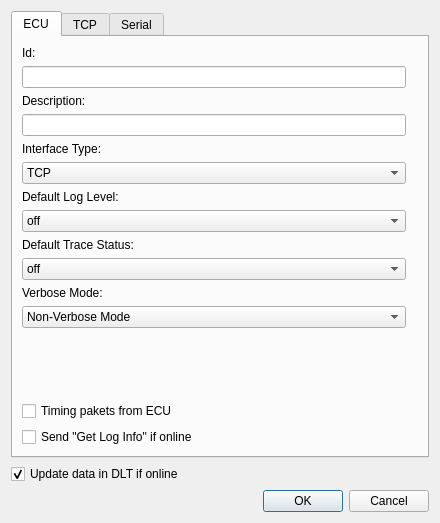
<?xml version="1.0" encoding="UTF-8"?>
<ui version="4.0">
 <class>EcuDialog</class>
 <widget class="QDialog" name="EcuDialog">
  <property name="geometry">
   <rect>
    <x>0</x>
    <y>0</y>
    <width>440</width>
    <height>523</height>
   </rect>
  </property>
  <property name="windowTitle">
   <string>ECU Configuration</string>
  </property>
  <property name="windowIcon">
   <iconset>
    <normaloff>:/icons/png/face-glasses.png</normaloff>:/icons/png/face-glasses.png</iconset>
  </property>
  <layout class="QGridLayout" name="gridLayout_4">
   <item row="1" column="0">
    <widget class="QCheckBox" name="checkBoxUpdate">
     <property name="text">
      <string>Update data in DLT if online</string>
     </property>
     <property name="checked">
      <bool>true</bool>
     </property>
    </widget>
   </item>
   <item row="2" column="0">
    <widget class="QDialogButtonBox" name="buttonBox">
     <property name="orientation">
      <enum>Qt::Horizontal</enum>
     </property>
     <property name="standardButtons">
      <set>QDialogButtonBox::Cancel|QDialogButtonBox::Ok</set>
     </property>
    </widget>
   </item>
   <item row="0" column="0">
    <widget class="QTabWidget" name="tabWidget">
     <property name="currentIndex">
      <number>0</number>
     </property>
     <widget class="QWidget" name="tab">
      <attribute name="title">
       <string>ECU</string>
      </attribute>
      <layout class="QGridLayout" name="gridLayout_2">
       <item row="0" column="0">
        <widget class="QLabel" name="label">
         <property name="text">
          <string>Id:</string>
         </property>
        </widget>
       </item>
       <item row="3" column="0">
        <widget class="QLabel" name="label_2">
         <property name="text">
          <string>Description:</string>
         </property>
        </widget>
       </item>
       <item row="5" column="0">
        <widget class="QLabel" name="label_6">
         <property name="text">
          <string>Interface Type:</string>
         </property>
        </widget>
       </item>
       <item row="7" column="0" colspan="2">
        <widget class="QLabel" name="label_4">
         <property name="text">
          <string>Default Log Level:</string>
         </property>
        </widget>
       </item>
       <item row="9" column="0" colspan="3">
        <widget class="QLabel" name="label_5">
         <property name="text">
          <string>Default Trace Status:</string>
         </property>
        </widget>
       </item>
       <item row="1" column="0">
        <widget class="QLineEdit" name="idLineEdit">
         <property name="maxLength">
          <number>4</number>
         </property>
        </widget>
       </item>
       <item row="4" column="0">
        <widget class="QLineEdit" name="descriptionLineEdit"/>
       </item>
       <item row="6" column="0">
        <widget class="QComboBox" name="comboBoxInterface">
         <item>
          <property name="text">
           <string>TCP</string>
          </property>
         </item>
         <item>
          <property name="text">
           <string>Serial</string>
          </property>
         </item>
        </widget>
       </item>
       <item row="8" column="0">
        <widget class="QComboBox" name="loglevelComboBox">
         <item>
          <property name="text">
           <string>off</string>
          </property>
         </item>
         <item>
          <property name="text">
           <string>fatal</string>
          </property>
         </item>
         <item>
          <property name="text">
           <string>error</string>
          </property>
         </item>
         <item>
          <property name="text">
           <string>warn</string>
          </property>
         </item>
         <item>
          <property name="text">
           <string>info</string>
          </property>
         </item>
         <item>
          <property name="text">
           <string>debug</string>
          </property>
         </item>
         <item>
          <property name="text">
           <string>verbose</string>
          </property>
         </item>
        </widget>
       </item>
       <item row="10" column="0">
        <widget class="QComboBox" name="tracestatusComboBox">
         <item>
          <property name="text">
           <string>off</string>
          </property>
         </item>
         <item>
          <property name="text">
           <string>on</string>
          </property>
         </item>
        </widget>
       </item>
       <item row="14" column="0">
        <widget class="QCheckBox" name="checkBoxTiming">
         <property name="text">
          <string>Timing pakets from ECU</string>
         </property>
        </widget>
       </item>
       <item row="13" column="0">
        <spacer name="verticalSpacer_3">
         <property name="orientation">
          <enum>Qt::Vertical</enum>
         </property>
         <property name="sizeHint" stdset="0">
          <size>
           <width>20</width>
           <height>40</height>
          </size>
         </property>
        </spacer>
       </item>
       <item row="15" column="0">
        <widget class="QCheckBox" name="checkBoxGetLogInfo">
         <property name="text">
          <string>Send &quot;Get Log Info&quot; if online</string>
         </property>
        </widget>
       </item>
       <item row="11" column="0">
        <widget class="QLabel" name="label_10">
         <property name="text">
          <string>Verbose Mode:</string>
         </property>
        </widget>
       </item>
       <item row="12" column="0">
        <widget class="QComboBox" name="comboBoxVerboseMode">
         <item>
          <property name="text">
           <string>Non-Verbose Mode</string>
          </property>
         </item>
         <item>
          <property name="text">
           <string>Verbose Mode</string>
          </property>
         </item>
        </widget>
       </item>
      </layout>
     </widget>
     <widget class="QWidget" name="tab_3">
      <attribute name="title">
       <string>TCP</string>
      </attribute>
      <layout class="QGridLayout" name="gridLayout_3">
       <item row="0" column="0">
        <widget class="QLabel" name="label_3">
         <property name="text">
          <string>Hostname:</string>
         </property>
        </widget>
       </item>
       <item row="8" column="0">
        <spacer name="verticalSpacer">
         <property name="orientation">
          <enum>Qt::Vertical</enum>
         </property>
         <property name="sizeHint" stdset="0">
          <size>
           <width>20</width>
           <height>40</height>
          </size>
         </property>
        </spacer>
       </item>
       <item row="1" column="0" colspan="2">
        <widget class="QComboBox" name="comboBoxHostname">
         <property name="editable">
          <bool>true</bool>
         </property>
        </widget>
       </item>
       <item row="4" column="0" colspan="2">
        <widget class="QCheckBox" name="checkBoxSendSerialHeaderTcp">
         <property name="text">
          <string>Send Serial Header</string>
         </property>
        </widget>
       </item>
       <item row="3" column="0" colspan="2">
        <widget class="QLineEdit" name="lineEditTcpPort"/>
       </item>
       <item row="2" column="0" colspan="2">
        <widget class="QLabel" name="label_9">
         <property name="text">
          <string>TCP Port:</string>
         </property>
        </widget>
       </item>
       <item row="5" column="0" colspan="2">
        <widget class="QCheckBox" name="checkBoxSyncToSerialHeaderTcp">
         <property name="text">
          <string>Sync to Serial Header when receiving </string>
         </property>
        </widget>
       </item>
       <item row="6" column="0">
        <widget class="QCheckBox" name="checkBoxAutoReconnect">
         <property name="toolTip">
          <string>Automatic reconnect after specified timeout  if no data from ECU was received.</string>
         </property>
         <property name="text">
          <string>Auto reconnect timeout in seconds</string>
         </property>
         <property name="checked">
          <bool>true</bool>
         </property>
        </widget>
       </item>
       <item row="6" column="1">
        <widget class="QSpinBox" name="spinBoxAutoreconnect">
         <property name="toolTip">
          <string>Automatic reconnect after specified timeout  if no data from ECU was received.</string>
         </property>
         <property name="readOnly">
          <bool>false</bool>
         </property>
         <property name="buttonSymbols">
          <enum>QAbstractSpinBox::UpDownArrows</enum>
         </property>
         <property name="minimum">
          <number>1</number>
         </property>
         <property name="value">
          <number>5</number>
         </property>
        </widget>
       </item>
      </layout>
     </widget>
     <widget class="QWidget" name="tab_2">
      <attribute name="title">
       <string>Serial</string>
      </attribute>
      <layout class="QGridLayout" name="gridLayout">
       <item row="2" column="0">
        <widget class="QLabel" name="label_7">
         <property name="text">
          <string>Baudrate:</string>
         </property>
        </widget>
       </item>
       <item row="3" column="0">
        <widget class="QComboBox" name="comboBoxBaudrate">
         <property name="currentIndex">
          <number>-1</number>
         </property>
        </widget>
       </item>
       <item row="6" column="0">
        <spacer name="verticalSpacer_2">
         <property name="orientation">
          <enum>Qt::Vertical</enum>
         </property>
         <property name="sizeHint" stdset="0">
          <size>
           <width>20</width>
           <height>40</height>
          </size>
         </property>
        </spacer>
       </item>
       <item row="0" column="0">
        <widget class="QLabel" name="label_8">
         <property name="text">
          <string>Port:</string>
         </property>
        </widget>
       </item>
       <item row="1" column="0">
        <widget class="QComboBox" name="comboBoxPort">
         <property name="editable">
          <bool>true</bool>
         </property>
         <property name="currentIndex">
          <number>-1</number>
         </property>
         <item>
          <property name="text">
           <string>COM0</string>
          </property>
         </item>
         <item>
          <property name="text">
           <string>COM1</string>
          </property>
         </item>
         <item>
          <property name="text">
           <string>/dev/ttyUSB0</string>
          </property>
         </item>
         <item>
          <property name="text">
           <string>/dev/ttyUSB1</string>
          </property>
         </item>
         <item>
          <property name="text">
           <string>/dev/ttyS0</string>
          </property>
         </item>
         <item>
          <property name="text">
           <string>/dev/ttyS1</string>
          </property>
         </item>
        </widget>
       </item>
       <item row="4" column="0">
        <widget class="QCheckBox" name="checkBoxSendSerialHeaderSerial">
         <property name="text">
          <string>Send Serial Header</string>
         </property>
         <property name="checked">
          <bool>true</bool>
         </property>
        </widget>
       </item>
       <item row="5" column="0">
        <widget class="QCheckBox" name="checkBoxSyncToSerialHeaderSerial">
         <property name="text">
          <string>Sync to Serial Header when receiving</string>
         </property>
         <property name="checked">
          <bool>true</bool>
         </property>
        </widget>
       </item>
      </layout>
     </widget>
    </widget>
   </item>
  </layout>
 </widget>
 <resources/>
 <connections>
  <connection>
   <sender>buttonBox</sender>
   <signal>accepted()</signal>
   <receiver>EcuDialog</receiver>
   <slot>accept()</slot>
   <hints>
    <hint type="sourcelabel">
     <x>248</x>
     <y>254</y>
    </hint>
    <hint type="destinationlabel">
     <x>157</x>
     <y>274</y>
    </hint>
   </hints>
  </connection>
  <connection>
   <sender>buttonBox</sender>
   <signal>rejected()</signal>
   <receiver>EcuDialog</receiver>
   <slot>reject()</slot>
   <hints>
    <hint type="sourcelabel">
     <x>316</x>
     <y>260</y>
    </hint>
    <hint type="destinationlabel">
     <x>286</x>
     <y>274</y>
    </hint>
   </hints>
  </connection>
 </connections>
</ui>
